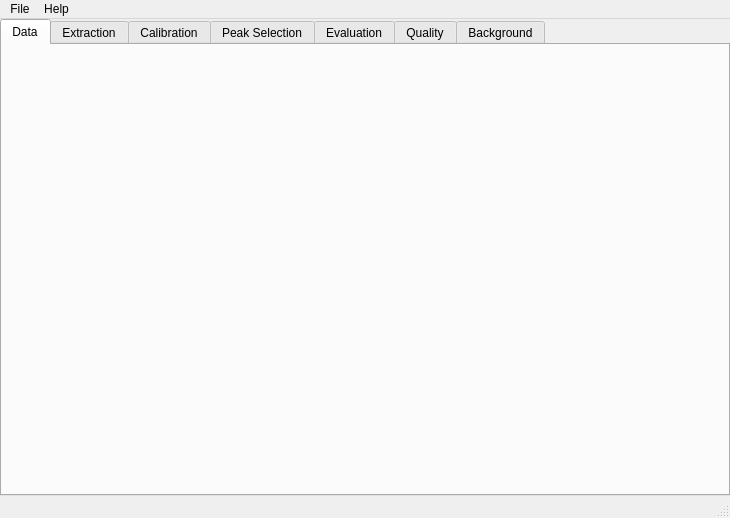
<?xml version="1.0" encoding="UTF-8"?>
<ui version="4.0">
 <class>MainWindow</class>
 <widget class="QMainWindow" name="MainWindow">
  <property name="geometry">
   <rect>
    <x>0</x>
    <y>0</y>
    <width>730</width>
    <height>518</height>
   </rect>
  </property>
  <property name="windowTitle">
   <string>BMicro</string>
  </property>
  <widget class="QWidget" name="centralwidget">
   <layout class="QVBoxLayout" name="verticalLayout">
    <property name="leftMargin">
     <number>0</number>
    </property>
    <property name="topMargin">
     <number>0</number>
    </property>
    <property name="rightMargin">
     <number>0</number>
    </property>
    <property name="bottomMargin">
     <number>0</number>
    </property>
    <item>
     <widget class="QTabWidget" name="tabWidget">
      <property name="sizePolicy">
       <sizepolicy hsizetype="Expanding" vsizetype="Expanding">
        <horstretch>0</horstretch>
        <verstretch>0</verstretch>
       </sizepolicy>
      </property>
      <property name="currentIndex">
       <number>0</number>
      </property>
      <widget class="QWidget" name="tab_data">
       <attribute name="title">
        <string>Data</string>
       </attribute>
      </widget>
      <widget class="QWidget" name="tab_extraction">
       <attribute name="title">
        <string>Extraction</string>
       </attribute>
      </widget>
      <widget class="QWidget" name="tab_calibration">
       <attribute name="title">
        <string>Calibration</string>
       </attribute>
      </widget>
      <widget class="QWidget" name="tab_peak_selection">
       <attribute name="title">
        <string>Peak Selection</string>
       </attribute>
      </widget>
      <widget class="QWidget" name="tab_evaluation">
       <attribute name="title">
        <string>Evaluation</string>
       </attribute>
      </widget>
      <widget class="QWidget" name="tab_quality">
       <attribute name="title">
        <string>Quality</string>
       </attribute>
      </widget>
      <widget class="QWidget" name="tab_background">
       <attribute name="title">
        <string>Background</string>
       </attribute>
      </widget>
     </widget>
    </item>
   </layout>
  </widget>
  <widget class="QMenuBar" name="menubar">
   <property name="geometry">
    <rect>
     <x>0</x>
     <y>0</y>
     <width>730</width>
     <height>22</height>
    </rect>
   </property>
   <widget class="QMenu" name="menu_file">
    <property name="title">
     <string>File</string>
    </property>
    <addaction name="action_open"/>
    <addaction name="action_close"/>
    <addaction name="action_export"/>
    <addaction name="action_save"/>
    <addaction name="separator"/>
    <addaction name="action_batch_evaluation"/>
    <addaction name="action_batch_export"/>
    <addaction name="separator"/>
    <addaction name="action_exit"/>
   </widget>
   <widget class="QMenu" name="menuHelp">
    <property name="title">
     <string>Help</string>
    </property>
    <addaction name="action_about"/>
   </widget>
   <addaction name="menu_file"/>
   <addaction name="menuHelp"/>
  </widget>
  <widget class="QStatusBar" name="statusbar"/>
  <action name="actionClose">
   <property name="text">
    <string>Close</string>
   </property>
  </action>
  <action name="actionQuit">
   <property name="text">
    <string>Quit</string>
   </property>
  </action>
  <action name="actionAbout">
   <property name="text">
    <string>About</string>
   </property>
  </action>
  <action name="action_open">
   <property name="text">
    <string>Open file...</string>
   </property>
   <property name="shortcut">
    <string>Ctrl+O</string>
   </property>
  </action>
  <action name="action_close">
   <property name="text">
    <string>Close file</string>
   </property>
   <property name="shortcut">
    <string>Ctrl+W</string>
   </property>
  </action>
  <action name="action_save">
   <property name="text">
    <string>Save</string>
   </property>
   <property name="shortcut">
    <string>Ctrl+S</string>
   </property>
  </action>
  <action name="action_exit">
   <property name="text">
    <string>Exit</string>
   </property>
  </action>
  <action name="action_about">
   <property name="text">
    <string>About</string>
   </property>
  </action>
  <action name="action_export">
   <property name="text">
    <string>Export</string>
   </property>
   <property name="shortcut">
    <string>Ctrl+E</string>
   </property>
  </action>
  <action name="action_batch_evaluation">
   <property name="text">
    <string>Batch evaluation</string>
   </property>
   <property name="shortcut">
    <string>Ctrl+B</string>
   </property>
  </action>
  <action name="action_batch_export">
   <property name="text">
    <string>Batch export</string>
   </property>
  </action>
 </widget>
 <resources/>
 <connections/>
</ui>
